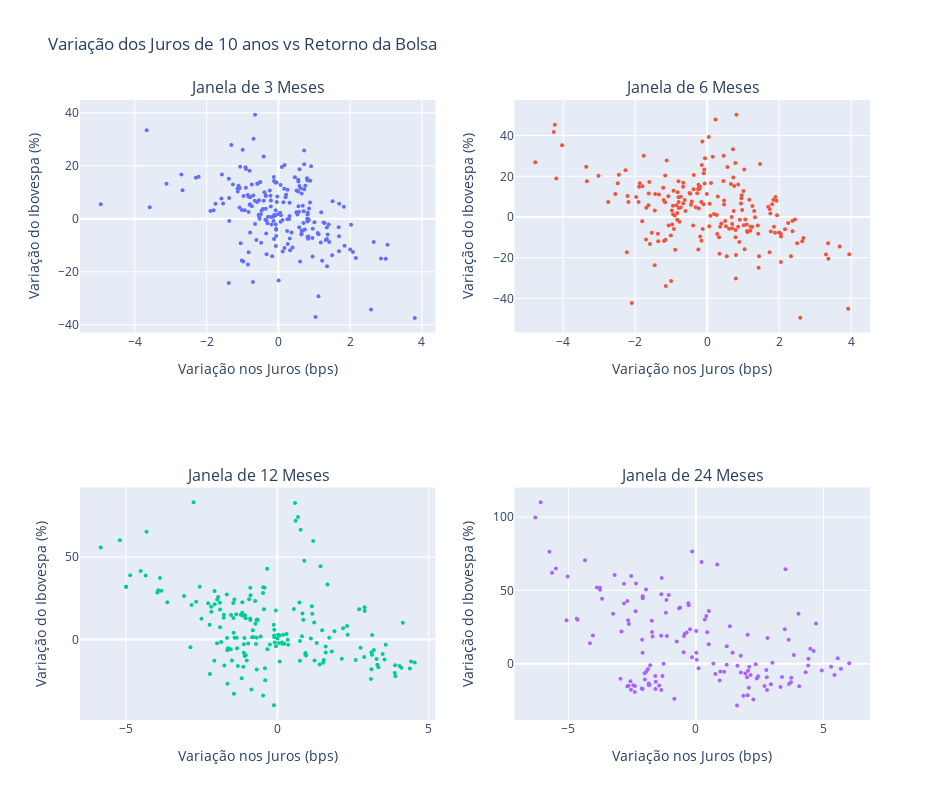

Notebook code cell kept with this figure:
### Code cell
# Create subplots with different windows
window_list = [3, 6, 12, 24]
lookback_period = None
results_current_window = {}
results_following_window = {}
results_previous_window = {}
fig = make_subplots(rows=2, cols=2)

for window in window_list:

  # Calculate metrics
  rates, market_index, rates_vs_market = calculate_metrics(index_ticker, window, lookback_period)

  # Fit regression model
  #model = sm.OLS(rates_vs_market['Window Market Returns'], sm.add_constant(rates_vs_market['Window Yield Change'])).fit()
  #alpha = model.params[0]
  #beta = model.params[1]
  #rates_vs_market['Regression'] = alpha + (beta*rates_vs_market['Window Market Returns'])
  
  # Create chart
  trace_current = go.Scatter(
      x=rates_vs_market['Window Yield Change'],
      y=rates_vs_market['Window Market Returns'],
      mode='markers',
      marker=dict(size=4))
  results_current_window[window] = trace_current

  trace_following = go.Scatter(
      x=rates_vs_market['Window Yield Change'],
      y=rates_vs_market['Following Window Market Returns'],
      mode='markers',
      marker=dict(size=4))
  results_following_window[window] = trace_following

  trace_previous = go.Scatter(
      x=rates_vs_market['Window Yield Change'],
      y=rates_vs_market['Previous Window Market Returns'],
      mode='markers',
      marker=dict(size=4))
  results_previous_window[window] = trace_previous

# Create subplots
fig_current = make_subplots(rows=2, cols=2,
                    subplot_titles=("Janela de 3 Meses", "Janela de 6 Meses", "Janela de 12 Meses", "Janela de 24 Meses"))

fig_current.add_trace(results_current_window[3], row=1, col=1)
fig_current.add_trace(results_current_window[6], row=1, col=2)
fig_current.add_trace(results_current_window[12], row=2, col=1)
fig_current.add_trace(results_current_window[24], row=2, col=2)

# Update xaxis properties
fig_current.update_xaxes(title_text="Variação nos Juros (bps)", row=1, col=1)
fig_current.update_xaxes(title_text="Variação nos Juros (bps)", row=1, col=2)
fig_current.update_xaxes(title_text="Variação nos Juros (bps)", row=2, col=1)
fig_current.update_xaxes(title_text="Variação nos Juros (bps)", row=2, col=2)

# Update yaxis properties
fig_current.update_yaxes(title_text="Variação do Ibovespa (%)", row=1, col=1)
fig_current.update_yaxes(title_text="Variação do Ibovespa (%)", row=1, col=2)
fig_current.update_yaxes(title_text="Variação do Ibovespa (%)", row=2, col=1)
fig_current.update_yaxes(title_text="Variação do Ibovespa (%)", row=2, col=2)

fig_current.update_layout(height=800, width=950, title_text="Variação dos Juros de 10 anos vs Retorno da Bolsa", showlegend=False)
fig_current.show()

# Create subplots
fig_following = make_subplots(rows=2, cols=2,
                    subplot_titles=("Janela de 3 Meses", "Janela de 6 Meses", "Janela de 12 Meses", "Janela de 24 Meses"))

fig_following.add_trace(results_following_window[3], row=1, col=1)
fig_following.add_trace(results_following_window[6], row=1, col=2)
fig_following.add_trace(results_following_window[12], row=2, col=1)
fig_following.add_trace(results_following_window[24], row=2, col=2)

# Update xaxis properties
fig_following.update_xaxes(title_text="Variação nos Juros (bps)", row=1, col=1)
fig_following.update_xaxes(title_text="Variação nos Juros (bps)", row=1, col=2)
fig_following.update_xaxes(title_text="Variação nos Juros (bps)", row=2, col=1)
fig_following.update_xaxes(title_text="Variação nos Juros (bps)", row=2, col=2)

# Update yaxis properties
fig_following.update_yaxes(title_text="Variação do Ibovespa (%)", row=1, col=1)
fig_following.update_yaxes(title_text="Variação do Ibovespa (%)", row=1, col=2)
fig_following.update_yaxes(title_text="Variação do Ibovespa (%)", row=2, col=1)
fig_following.update_yaxes(title_text="Variação do Ibovespa (%)", row=2, col=2)

fig_following.update_layout(height=800, width=950, title_text="Variação dos Juros de 10 anos vs Retornos da Bolsa no Futuro", showlegend=False)
fig_following.show()

# Create subplots
fig_previous = make_subplots(rows=2, cols=2,
                    subplot_titles=("Janela de 3 Meses", "Janela de 6 Meses", "Janela de 12 Meses", "Janela de 24 Meses"))

fig_previous.add_trace(results_previous_window[3], row=1, col=1)
fig_previous.add_trace(results_previous_window[6], row=1, col=2)
fig_previous.add_trace(results_previous_window[12], row=2, col=1)
fig_previous.add_trace(results_previous_window[24], row=2, col=2)

# Update xaxis properties
fig_previous.update_xaxes(title_text="Variação nos Juros (bps)", row=1, col=1)
fig_previous.update_xaxes(title_text="Variação nos Juros (bps)", row=1, col=2)
fig_previous.update_xaxes(title_text="Variação nos Juros (bps)", row=2, col=1)
fig_previous.update_xaxes(title_text="Variação nos Juros (bps)", row=2, col=2)

# Update yaxis properties
fig_previous.update_yaxes(title_text="Variação do Ibovespa (%)", row=1, col=1)
fig_previous.update_yaxes(title_text="Variação do Ibovespa (%)", row=1, col=2)
fig_previous.update_yaxes(title_text="Variação do Ibovespa (%)", row=2, col=1)
fig_previous.update_yaxes(title_text="Variação do Ibovespa (%)", row=2, col=2)

fig_previous.update_layout(height=800, width=950, title_text="Variação dos Juros de 10 anos vs Retorno da Bolsa do Passado", showlegend=False)
fig_previous.show()

### Figure 1 — Plotly figure (JSON) as saved in the notebook; plotly's stock layout.template omitted (floating-point values rounded to 4 significant figures; data arrays with more than 128 entries replaced by an {"elided": "..."} marker saying what was removed)
{"data": [{"marker": {"size": 4}, "mode": "markers", "type": "scatter", "x": {"elided": "210 float values"}, "xaxis": "x", "y": {"elided": "210 float values"}, "yaxis": "y"}, {"marker": {"size": 4}, "mode": "markers", "type": "scatter", "x": {"elided": "201 float values"}, "xaxis": "x2", "y": {"elided": "201 float values"}, "yaxis": "y2"}, {"marker": {"size": 4}, "mode": "markers", "type": "scatter", "x": {"elided": "183 float values"}, "xaxis": "x3", "y": {"elided": "183 float values"}, "yaxis": "y3"}, {"marker": {"size": 4}, "mode": "markers", "type": "scatter", "x": {"elided": "147 float values"}, "xaxis": "x4", "y": {"elided": "147 float values"}, "yaxis": "y4"}], "layout": {"annotations": [{"font": {"size": 16}, "showarrow": false, "text": "Janela de 3 Meses", "x": 0.225, "xanchor": "center", "xref": "paper", "y": 1, "yanchor": "bottom", "yref": "paper"}, {"font": {"size": 16}, "showarrow": false, "text": "Janela de 6 Meses", "x": 0.775, "xanchor": "center", "xref": "paper", "y": 1, "yanchor": "bottom", "yref": "paper"}, {"font": {"size": 16}, "showarrow": false, "text": "Janela de 12 Meses", "x": 0.225, "xanchor": "center", "xref": "paper", "y": 0.375, "yanchor": "bottom", "yref": "paper"}, {"font": {"size": 16}, "showarrow": false, "text": "Janela de 24 Meses", "x": 0.775, "xanchor": "center", "xref": "paper", "y": 0.375, "yanchor": "bottom", "yref": "paper"}], "height": 800, "showlegend": false, "title": {"text": "Variação dos Juros de 10 anos vs Retorno da Bolsa"}, "width": 950, "xaxis": {"anchor": "y", "domain": [0, 0.45], "title": {"text": "Variação nos Juros (bps)"}}, "xaxis2": {"anchor": "y2", "domain": [0.55, 1], "title": {"text": "Variação nos Juros (bps)"}}, "xaxis3": {"anchor": "y3", "domain": [0, 0.45], "title": {"text": "Variação nos Juros (bps)"}}, "xaxis4": {"anchor": "y4", "domain": [0.55, 1], "title": {"text": "Variação nos Juros (bps)"}}, "yaxis": {"anchor": "x", "domain": [0.625, 1], "title": {"text": "Variação do Ibovespa (%)"}}, "yaxis2": {"anchor": "x2", "domain": [0.625, 1], "title": {"text": "Variação do Ibovespa (%)"}}, "yaxis3": {"anchor": "x3", "domain": [0, 0.375], "title": {"text": "Variação do Ibovespa (%)"}}, "yaxis4": {"anchor": "x4", "domain": [0, 0.375], "title": {"text": "Variação do Ibovespa (%)"}}}}
